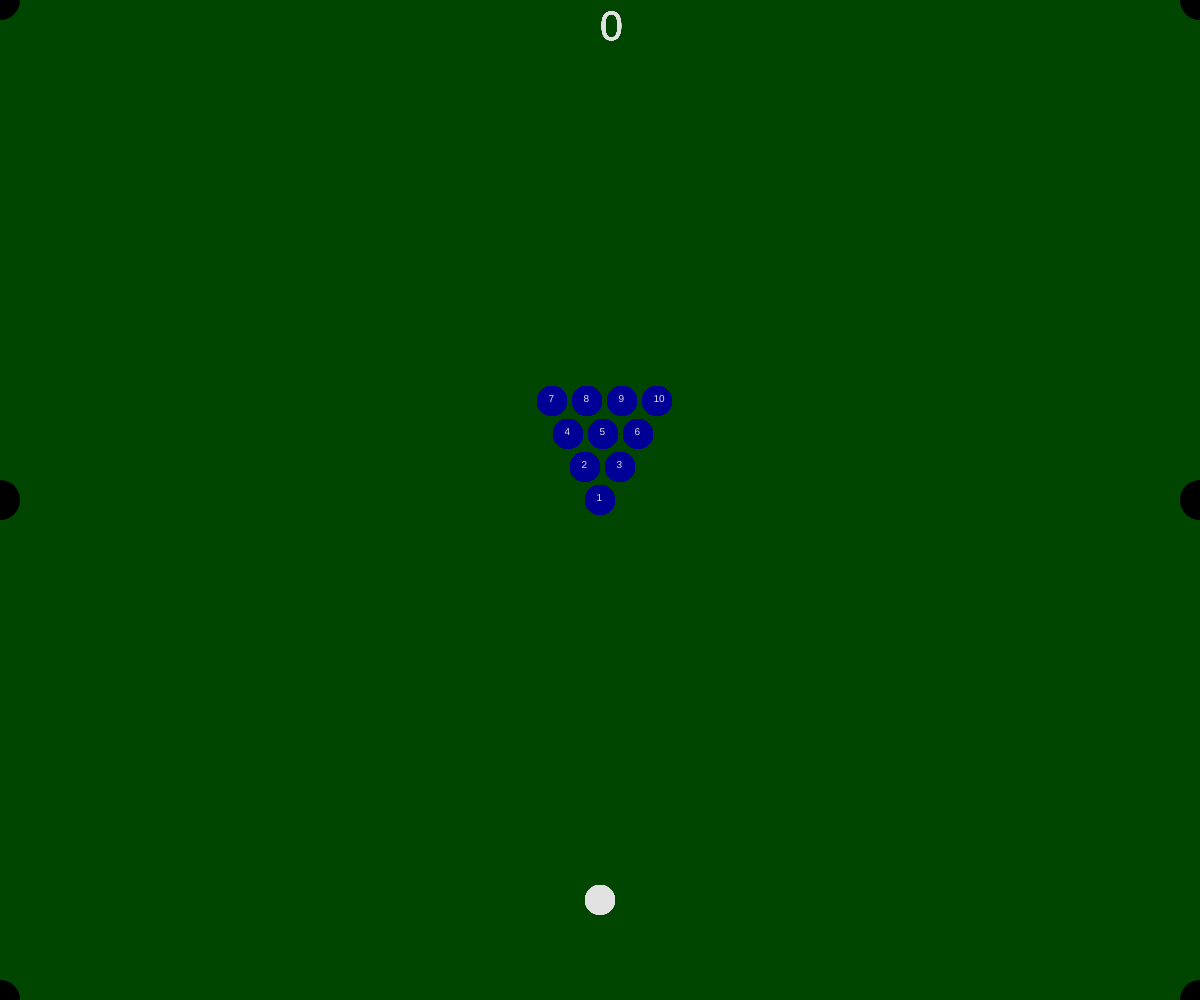
Frame 1 (no input)
Frame 60 (no input): identical to frame 1, image omitted
Frame 120 (the mouse pressed at the canvas centre since frame 60): identical to frame 1, image omitted

The p5.js sketch that drew this single still picture (run headless with seeded random() and noise() and a simulated clock; from frame 60 on, the mouse is pressed at the canvas centre):

// p5.js sketch
// ── sketch.js
var balls = [];

function setup() {
  frameRate(120);
  createCanvas(windowWidth, windowHeight);
  let w = width;
  let h = height;

  for (let i = 0; i < 1; i++) {
    balls.push({
      x: 0.5 * w,
      y: 0.9 * h,
      vx: 0,
      vy: 0,
      color: { r: 225, g: 225, b: 225 },
    });
  }
  for (let i = 0; i < 1; i++) {
    balls.push({
      x: 0.5 * w,
      y: 0.5 * h,
      vx: 0,
      vy: 0,
      color: { r: 0, g: 0, b: 150 },
    });
  }
  for (let i = 0; i < 2; i++) {
    balls.push({
      x: 0.5 * w - 15 + 35 * i,
      y: 0.5 * h - 33,
      vx: 0,
      vy: 0,
      color: { r: 0, g: 0, b: 150 },
    });
  }
  for (let i = 0; i < 3; i++) {
    balls.push({
      x: 0.5 * w - 32 + 35 * i,
      y: 0.5 * h - 66,
      vx: 0,
      vy: 0,
      color: { r: 0, g: 0, b: 150 },
    });
  }
  for (let i = 0; i < 4; i++) {
    balls.push({
      x: 0.5 * w - 48 + 35 * i,
      y: 0.5 * h - 99,
      vx: 0,
      vy: 0,
      color: { r: 0, g: 0, b: 150 },
    });
  }
}

function windowResized() {
  resizeCanvas(windowWidth, windowHeight);
}

let score = 0;

function draw() {
  let w = width;
  let h = height;
  background(0, 70, 0);
  noStroke();

  for (i = 0; i < 2; i++) {
    for (j = 0; j < 3; j++) {
      push();
      fill(0);
      circle(w * i, 0.5 * j * h, 40);
      pop();
    }
  }

  for (let i = 0; i < 11; i++) {
    for (let j = 0; j < 11; j++) {
      fill(balls[i].color.r, balls[i].color.g, balls[i].color.b);
      circle(balls[i].x, balls[i].y, 30);

      let nx = balls[i].x - balls[j].x;
      let ny = balls[i].y - balls[j].y;
      let n = sqrt(
        (balls[i].x - balls[j].x) ** 2 + (balls[i].y - balls[j].y) ** 2
      );
      let Nx = nx * (1 / n);
      let Ny = ny * (1 / n);
      let v = sqrt(balls[i].vx ** 2 + balls[i].vy ** 2);
      let dot = -balls[i].vx * nx - balls[i].vy * ny;
      let cos = dot / (n * v);
      let n2x = Nx * v * cos;
      let rx = balls[i].vx + 2 * n2x;
      let n2y = Ny * v * cos;
      let ry = balls[i].vy + 2 * n2y;
      let nx2 = balls[j].x - balls[i].x;
      let ny2 = balls[j].y - balls[i].y;
      let Nx2 = nx2 * (1 / n);
      let Ny2 = ny2 * (1 / n);
      let v2 = sqrt(balls[j].vx ** 2 + balls[j].vy ** 2);
      let dot2 = -balls[j].vx * nx2 + -balls[j].vy * ny2;
      let cos2 = dot2 / (n * v2);
      let n2x2 = Nx2 * v2 * cos2;
      let n2y2 = Ny2 * v2 * cos2;
      let rx2 = balls[j].vx + 2 * n2x2;
      let ry2 = balls[j].vy + 2 * n2y2;

      balls[i].vx = zetteiti(balls[i].vx);
      balls[i].vy = zetteiti(balls[i].vy);
      balls[i].x = balls[i].x + balls[i].vx;
      balls[i].y = balls[i].y + balls[i].vy;

      if (balls[i].x < 0 || balls[i].x > width) {
        balls[i].vx = zetteiti(balls[i].vx * -1);
        balls[i].x = balls[i].x + balls[i].vx;
      }
      if (balls[i].y < 0 || balls[i].y > height) {
        balls[i].vy = zetteiti(balls[i].vy * -1);
        balls[i].y = balls[i].y + balls[i].vy;
      }
      if(
        sqrt((balls[i].x - balls[j].x) ** 2 + (balls[i].y - balls[j].y) ** 2) <
          30 &&
        i !== j &&
        balls[i].vx ** 2 + balls[i].vy ** 2 !== 0 &&
        balls[j].vx ** 2 + balls[j].vy ** 2 !== 0
      ) {
        balls[i].vx = zetteiti(rx);
        balls[i].vy = zetteiti(ry);
        balls[j].vx = zetteiti(rx2);
        balls[j].vy = zetteiti(ry2);
        balls[i].x = balls[i].x + balls[i].vx;
        balls[i].y = balls[i].y + balls[i].vy;
        balls[j].x = balls[j].x + balls[j].vx;
        balls[j].y = balls[j].y + balls[j].vy;
      } else if (
        sqrt((balls[i].x - balls[j].x) ** 2 + (balls[i].y - balls[j].y) ** 2) <
          30 &&
        i !== j &&
        balls[i].vx ** 2 + balls[i].vy ** 2 == 0
      ) {
        balls[i].vx = zetteiti(nx * v2 * (1 / n));
        balls[i].vy = zetteiti(ny * v2 * (1 / n));
        balls[j].vx = zetteiti(rx2);
        balls[j].vy = zetteiti(ry2);
        balls[i].x = balls[i].x + balls[i].vx;
        balls[i].y = balls[i].y + balls[i].vy;
        balls[j].x = balls[j].x + balls[j].vx;
        balls[j].y = balls[j].y + balls[j].vy;
      } else if (
        sqrt((balls[i].x - balls[j].x) ** 2 + (balls[i].y - balls[j].y) ** 2) <
          30 &&
        i !== j &&
        balls[j].vx ** 2 + balls[j].vy ** 2 == 0
      ) {
        balls[j].vx = zetteiti(nx2 * v * (1 / n));
        balls[j].vy = zetteiti(ny2 * v * (1 / n));
        balls[i].vx = zetteiti(rx);
        balls[i].vy = zetteiti(ry);
        balls[i].x = balls[i].x + balls[i].vx;
        balls[i].y = balls[i].y + balls[i].vy;
        balls[j].x = balls[j].x + balls[j].vx;
        balls[j].y = balls[j].y + balls[j].vy;
      }
      balls[j].vx = constrain(balls[j].vx, -1.2, 1.2);
      balls[j].vy = constrain(balls[j].vy, -1.2, 1.2);
    }

    if (
      dist(0, 0, balls[i].x, balls[i].y) < 20 ||
      dist(0, 0.5 * h, balls[i].x, balls[i].y) < 20 ||
      dist(0, h, balls[i].x, balls[i].y) < 20 ||
      dist(w, 0, balls[i].x, balls[i].y) < 20 ||
      dist(w, 0.5 * h, balls[i].x, balls[i].y) < 20 ||
      dist(w, h, balls[i].x, balls[i].y) < 20
    ) {
      balls[i].x = -50;
      balls[i].y = -50;
      balls[i].vx = 0;
      balls[i].vy = 0;
      score = score + i;
    }

    if (score == 55) {
      push();
      balls[0].vx = 0;
      balls[0].vy = 0;
      fill(225);
      textSize(80);
      text("GAMECLEAR", 0.23 * w, 0.5 * h);
      pop();
    }

    if (balls[0].x < -40) {
      push();
      fill(225);
      textSize(80);
      text("GAMEOVER", 0.23 * w, 0.5 * h);
      for (i = 1; i < 11; i++) {
        balls[i].vx = 0;
        balls[i].vy = 0;
        balls[i].color = { r: 0, g: 70, b: 0 };
      }
      pop();
    }

    if (balls[0].x >= 0) {
      textSize(10);
      fill(225);
      text(i, balls[i].x - 3.5, balls[i].y + 1);
    } else if (balls[0].x < -10) {
       break;
    }
    fill(225);
    textSize(41);
    text(score, 0.5 * w, 40);
  }
}

function keyPressed() {
  h = height;
  w = width;
  if (key == " ") {
    for (let i = 0; i < 1; i++) {
      balls[i].x = 0.5 * w;
      balls[i].y = 0.9 * h;
      balls[i].vx = 0;
      balls[i].vy = 0;
      balls[i].color = { r: 225, g: 225, b: 225 };
    }
    for (let i = 1; i < 2; i++) {
      balls[i].x = 0.5 * w;
      balls[i].y = 0.5 * h;
      balls[i].vx = 0;
      balls[i].vy = 0;
      balls[i].color = { r: 0, g: 0, b: 150 };
    }
    for (let i = 2; i < 4; i++) {
      (balls[i].x = 0.5 * w - 84.6  + 35 * i),
        (balls[i].y = 0.5 * h - 33),
        (balls[i].vx = 0);
      balls[i].vy = 0;
      balls[i].color = { r: 0, g: 0, b: 150 };
    }
    for (let i = 4; i < 7; i++) {
      (balls[i].x = 0.5 * w - 172 + 35 * i),
        (balls[i].y = 0.5 * h - 66),
        (balls[i].vx = 0);
      balls[i].vy = 0;
      balls[i].color = { r: 0, g: 0, b: 150 };
    }
    for (let i = 7; i < 11; i++) {
      (balls[i].x = 0.5 * w - 293 + 35 * i),
        (balls[i].y = 0.5 * h - 99),
        (balls[i].vx = 0),
        (balls[i].vy = 0),
        (balls[i].color = { r: 0, g: 0, b: 150 });
    }
  }
  score = 0;
}

function mouseClicked() {
  if (balls[0].vy == 0 && balls[0].vx == 0) {
    let b = sqrt((mouseX - balls[0].x)**2+(mouseY - balls[0].y)**2);
    balls[0].vx = 1.3*(mouseX - balls[0].x)/b;
    balls[0].vy = 1.3*(mouseY - balls[0].y)/b;
  }
}

function zetteiti(a) {
  if (a == 0) {
    return 0;
  } else if (a >= 0.03) {
    let b = a - 0.0003;
    return b;
  } else if (a <= -0.03) {
    let b = a + 0.0003;
    return b;
  } else if (a > 0 && a < 0.03) {
    return 0;
  } else if (a < 0 && a > -0.03) {
    return 0;
  }
}
